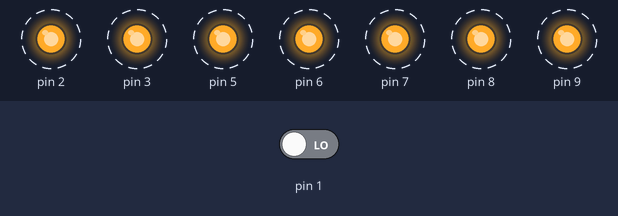
Simulated run of this sketch. Board: Arduino Uno, built with avr-gcc and run on an emulated ATmega328P. Parts: output pins drawn as LEDs (lit = HIGH). Dashed ring = blinking. The test bench sets the inputs (shaded band); at power-on: pin 1 LOW. Random numbers use the default seed unless the sketch sets one.

Above: at 4.8 s.
4.9 s: pin 1 driven HIGH
At 7.7 s:
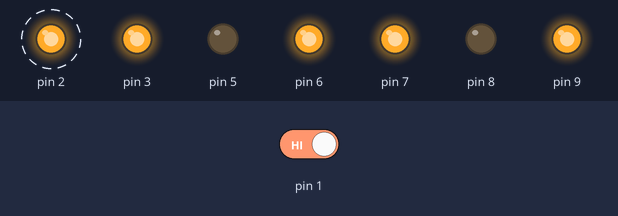
8.4 s: pin 1 driven LOW
At 15.0 s:
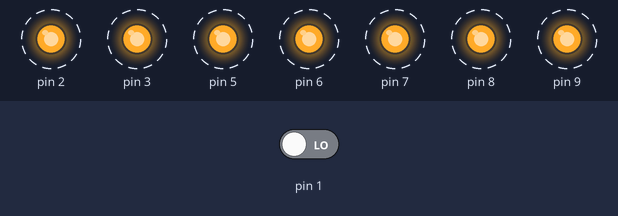
Timing chart, 0 to 20.4 s (numbered marks = the images above; inputs shaded):
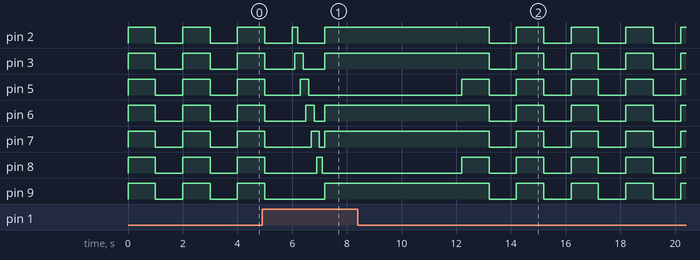

Measured:
- after the input at 8.4 s, pin 9: alternates HIGH for 1.0 s and LOW for 1.0 s, starting after 4.8 s
- by itself, pin 5, pin 8, pin 9: alternates HIGH for 1.0 s and LOW for 1.0 s

The sketch:

Dado_Eletronico.ino
```cpp
// C++ code
//
int aleatorio = 0;

void setup()
{
  pinMode(1, INPUT);
  pinMode(2, OUTPUT);
  pinMode(3, OUTPUT);
  pinMode(5, OUTPUT);
  pinMode(6, OUTPUT);
  pinMode(7, OUTPUT);
  pinMode(8, OUTPUT);
  pinMode(9, OUTPUT);
}

void loop()
{
  if (digitalRead(1) == HIGH) {
    digitalWrite(2, HIGH);
    delay(100); // Wait for 1000 millisecond(s)
    digitalWrite(3, HIGH);
    delay(100); // Wait for 1000 millisecond(s)
    digitalWrite(2, LOW);
    delay(100); // Wait for 1000 millisecond(s)
    digitalWrite(5, HIGH);
    delay(100); // Wait for 1000 millisecond(s)
    digitalWrite(3, LOW);
    delay(100); // Wait for 1000 millisecond(s)
    digitalWrite(6, HIGH);
    delay(100); // Wait for 1000 millisecond(s)
    digitalWrite(5, LOW);
    delay(100); // Wait for 1000 millisecond(s)
    digitalWrite(7, HIGH);
    delay(100); // Wait for 1000 millisecond(s)
    digitalWrite(6, LOW);
    delay(100); // Wait for 1000 millisecond(s)
    digitalWrite(8, HIGH);
    delay(100); // Wait for 1000 millisecond(s)
    digitalWrite(7, LOW);
    delay(100); // Wait for 1000 millisecond(s)
    digitalWrite(8, LOW);
    delay(100); // Wait for 1000 millisecond(s)
    aleatorio = random(1, 6 + 1);
    if (aleatorio == 1) {
      digitalWrite(2, LOW);
      digitalWrite(3, HIGH);
      digitalWrite(5, HIGH);
      digitalWrite(6, LOW);
      digitalWrite(7, LOW);
      digitalWrite(8, LOW);
      digitalWrite(9, LOW);
      delay(5000); // Wait for 5000 millisecond(s)
    }
    if (aleatorio == 2) {
      digitalWrite(2, HIGH);
      digitalWrite(3, HIGH);
      digitalWrite(5, LOW);
      digitalWrite(6, HIGH);
      digitalWrite(7, HIGH);
      digitalWrite(8, LOW);
      digitalWrite(9, HIGH);
      delay(5000); // Wait for 5000 millisecond(s)
    }
    if (aleatorio == 3) {
      digitalWrite(2, HIGH);
      digitalWrite(3, HIGH);
      digitalWrite(5, HIGH);
      digitalWrite(6, HIGH);
      digitalWrite(7, LOW);
      digitalWrite(8, LOW);
      digitalWrite(9, HIGH);
      delay(5000); // Wait for 5000 millisecond(s)
    }
    if (aleatorio == 4) {
      digitalWrite(2, LOW);
      digitalWrite(3, HIGH);
      digitalWrite(5, HIGH);
      digitalWrite(6, LOW);
      digitalWrite(7, LOW);
      digitalWrite(8, HIGH);
      digitalWrite(9, HIGH);
      delay(5000); // Wait for 5000 millisecond(s)
    }
    if (aleatorio == 5) {
      digitalWrite(2, HIGH);
      digitalWrite(3, LOW);
      digitalWrite(5, HIGH);
      digitalWrite(6, HIGH);
      digitalWrite(7, LOW);
      digitalWrite(8, HIGH);
      digitalWrite(9, HIGH);
      delay(5000); // Wait for 5000 millisecond(s)
    }
    if (aleatorio == 6) {
      digitalWrite(2, HIGH);
      digitalWrite(3, LOW);
      digitalWrite(5, HIGH);
      digitalWrite(6, HIGH);
      digitalWrite(7, HIGH);
      digitalWrite(8, HIGH);
      digitalWrite(9, HIGH);
      delay(5000); // Wait for 5000 millisecond(s)
    }
  } else {
    digitalWrite(2, HIGH);
    digitalWrite(3, HIGH);
    digitalWrite(5, HIGH);
    digitalWrite(6, HIGH);
    digitalWrite(7, HIGH);
    digitalWrite(8, HIGH);
    digitalWrite(9, HIGH);
    delay(1000); // Wait for 1000 millisecond(s)
    digitalWrite(2, LOW);
    digitalWrite(3, LOW);
    digitalWrite(5, LOW);
    digitalWrite(6, LOW);
    digitalWrite(7, LOW);
    digitalWrite(8, LOW);
    digitalWrite(9, LOW);
    delay(1000); // Wait for 1000 millisecond(s)
  }
}
```
